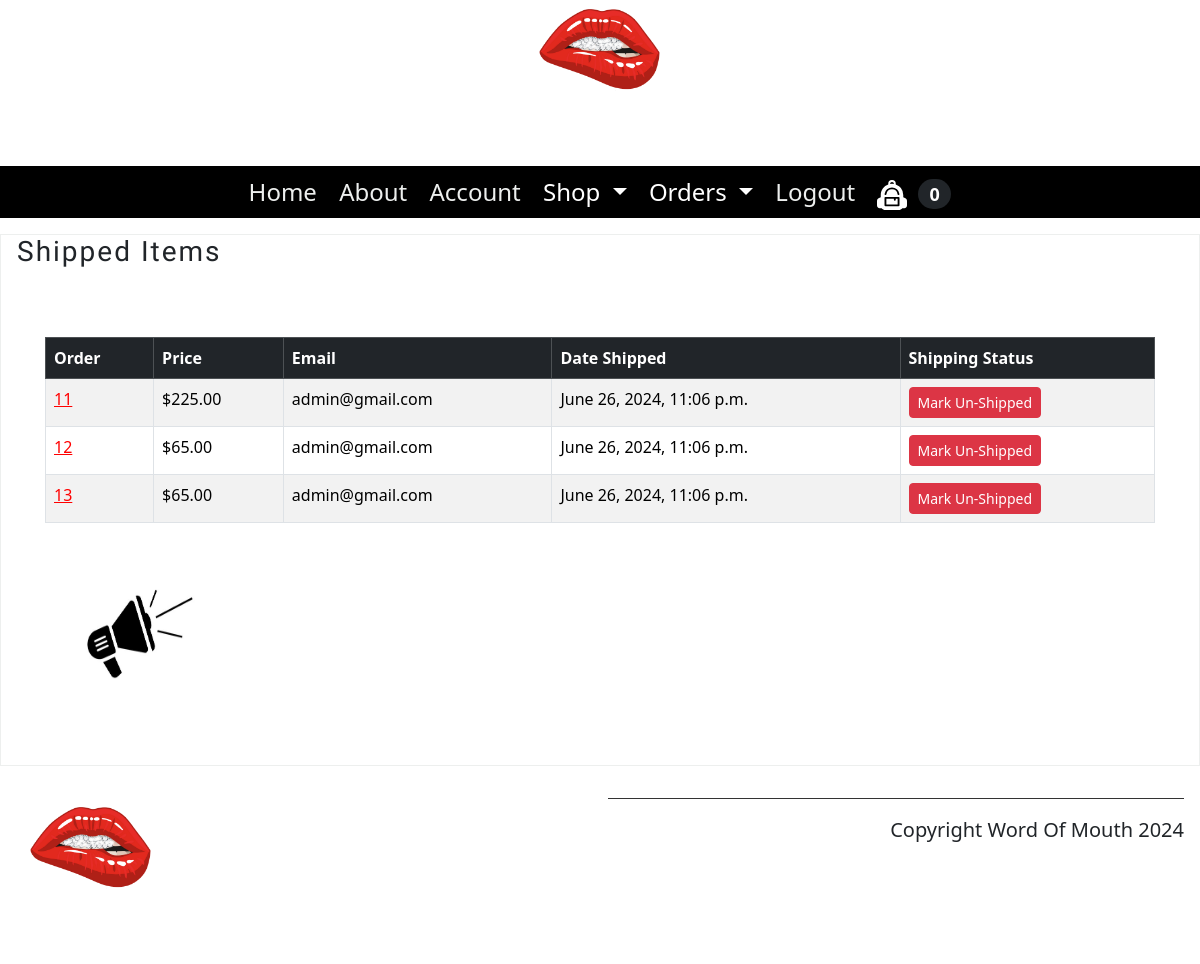
Page /payment/shipped_items/ (signed in) on the committed database.
### payment/models.py (models this page shows, shortened)
class Order(models.Model):
    user = models.ForeignKey(User, on_delete=models.CASCADE, null=True, blank=True)
    full_name = models.CharField(max_length=255)
    email = models.EmailField(max_length=255)
    shipping_address = models.TextField(max_length=1500)
    amount_paid = models.DecimalField(max_digits=10, decimal_places=2)
    date_order = models.DateTimeField(auto_now_add=True)
    shipped = models.BooleanField(default=False)
    date_shipped = models.DateTimeField(blank=True, null=True)

### payment/views.py (the view, shortened to what this page needs)
# urls.py: path('shipped_items/', views.shipped_items, name="shipped_items"),
def shipped_items(request):
    if request.user.is_authenticated and request.user.is_superuser:
        orders = Order.objects.filter(shipped=True)
        return render(request, "shipped_items.html", {"orders": orders})
    else:
        messages.success(request, "Access Denied")
        return redirect('products:home')

### cart/cart.py (called while the page is built)
    def __len__(self):
        return len(self.cart)

### cart/context_processors.py (called while the page is built)
def cart(request):
    return {'cart':Cart(request)}

### templates/shipped_items.html (shortened to what this page needs)
{% extends 'base.html' %} {% load static %} {% block content %}
<section>
  <article>
    <h3>Shipped Items</h3>
    <div class="row">
      <div class="column">
      </div>
      <table class="table table-striped table-hover table-bordered">
        <thead class="table-dark">
          <tr>
            <th scope="col">Order</th>
            <th scope="col">Price</th>
            <th scope="col">Email</th>
            <th scope="col">Date Shipped</th>
            <th scope="col">Shipping Status</th>
          </tr>
        </thead>
        <tbody>
            {% for item in orders%}
          <tr>
            <td><a style="color: red;" href="{% url 'payment:orders' item.id %}">{{ item.id }}</a></td>
            <td>${{ item.amount_paid }}</td>
            <td>{{ item.email }}</td>
            <td>{{ item.date_shipped }}</td>
            <td>
              <form method="POST">
                <button type="submit" class="btn btn-danger btn-sm">Mark Un-Shipped</button>
              </form>
            </td>
          </tr>
            {% endfor %}
        </tbody>
      </table>
      <div class="column">
        <figure class="figure">
          <img
            src="{% static 'img/speakerphone.jpeg' %}"
            alt="Speakerphone"
          />
        </figure>
      </div>
    </div>
  </article>
</section>
{% endblock %}

### products/static/css/style.css (style rules this page uses)
body { font-family: 'Karla', sans-serif; margin-top: 3rem; margin-bottom: 3rem; margin-left: 5%; margin-right: 5%; }
h1, h2, h3, h4, h5, h6 { font-family: 'Markazi Text', serif; letter-spacing: 2px;; }
a { color: #e22626; text-decoration: none; }
section { display: flex; gap: 2rem 1rem; margin-top: 1rem; margin-bottom: 1rem; flex-direction: row; }
article { flex:1; }
article img { max-width: 100%; }
main article { border: 1px solid #EDEFEE; padding-left: 1rem; padding-right: 1rem; }
figure { margin: 0; }
img { width: 150px; height: 150px; }
div { padding-top: 20px; padding-right: 40px; padding-bottom: 20px; padding-left: 40px; }
.row { --bs-gutter-x: 1.5rem; --bs-gutter-y: 0; display: flex; flex-wrap: wrap; margin-top: calc(-1* var(--bs-gutter-y)); margin-right: calc(-.5* var(--bs-gutter-x)); margin-left: calc(-.5* var(--bs-gutter-x)); }

### rows in the picture
Order: id "11", amount_paid "225.00", email "admin@gmail.com", date_shipped "June 26, 2024, 11:06 p.m."
Order: id "12", amount_paid "65.00", email "admin@gmail.com", date_shipped "June 26, 2024, 11:06 p.m."
Order: id "13", amount_paid "65.00", email "admin@gmail.com", date_shipped "June 26, 2024, 11:06 p.m."

### other values in the picture
{{ cart|length }} "0"
